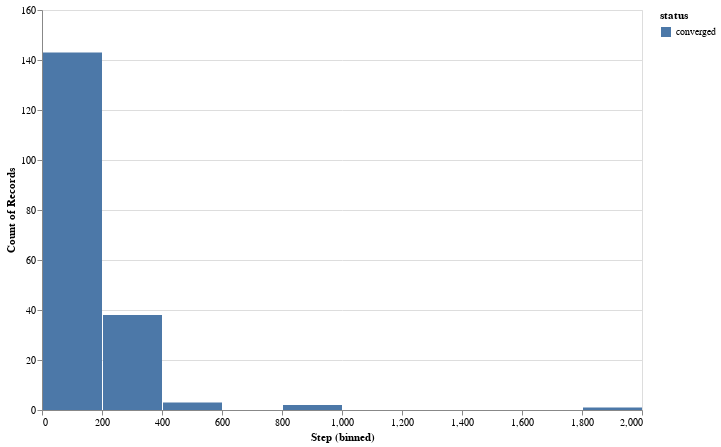

Here is the notebook cell this chart was saved with:
### Code cell
alt.Chart(converged).mark_bar().encode(
    x=alt.X('Step', bin=True),
    y='count()',
    color="status",
).properties(width=600, height=400)

### Figure 1 — Vega-Lite specification as saved in the notebook (floating-point values rounded to 4 significant figures; data arrays with more than 128 entries replaced by an {"elided": "..."} marker saying what was removed)
{"config": {"view": {"continuousWidth": 300, "continuousHeight": 300}}, "data": {"name": "data-d01c71602b4ddb50b8ecbbc92283d8e1"}, "mark": {"type": "bar"}, "encoding": {"color": {"field": "status", "type": "nominal"}, "x": {"bin": true, "field": "Step", "type": "quantitative"}, "y": {"aggregate": "count", "type": "quantitative"}}, "height": 400, "width": 600, "$schema": "https://vega.github.io/schema/vega-lite/v5.20.1.json", "datasets": {"data-d01c71602b4ddb50b8ecbbc92283d8e1": {"elided": "187 records"}}}
